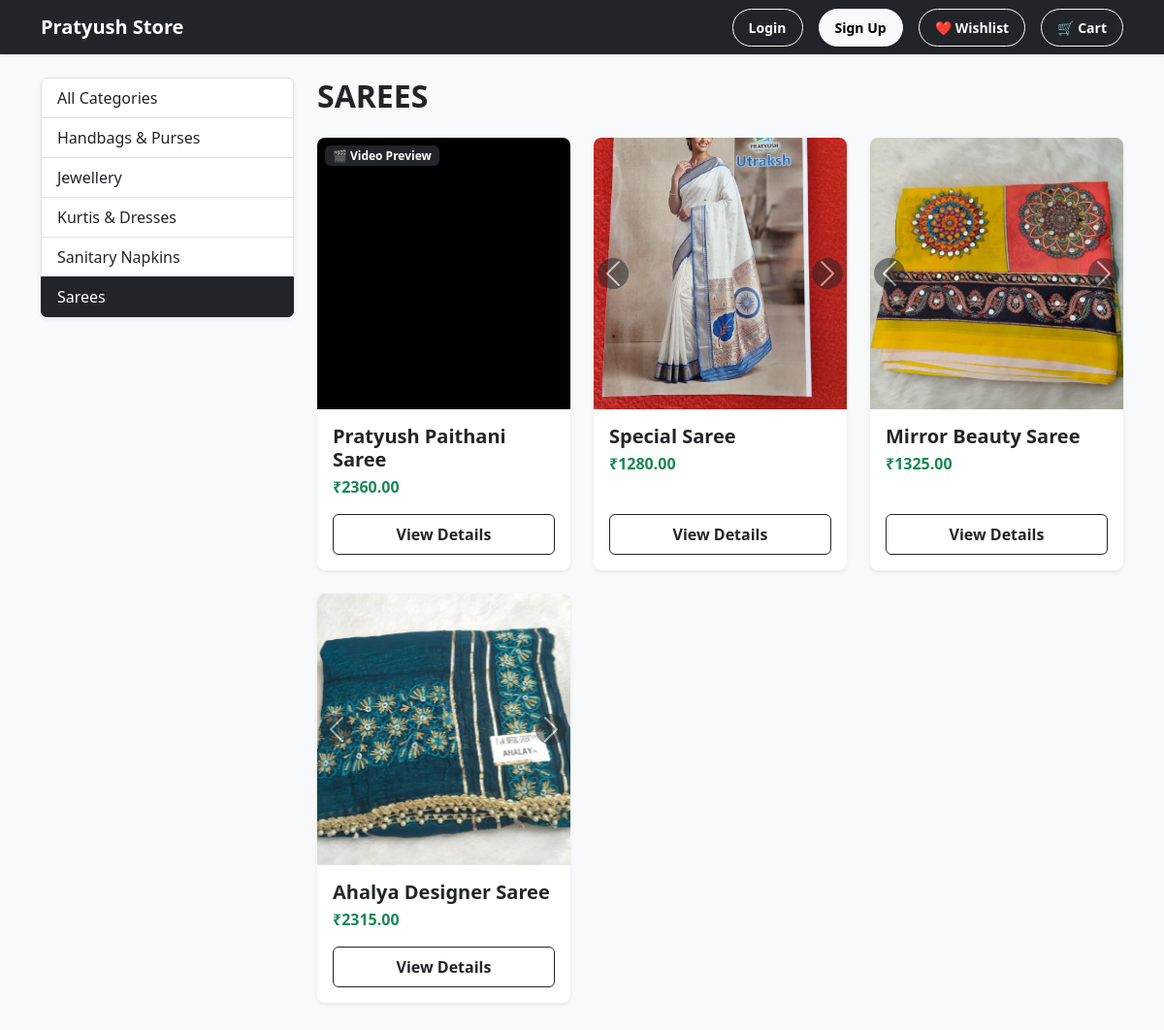
The app's page /sarees/ with its own data.
### shop/models.py (models this page shows, shortened)
class Category(models.Model):
    name = models.CharField(max_length=200)
    name_mr = models.CharField(max_length=200, blank=True, null=True)
    slug = models.SlugField(max_length=200, unique=True)
    class Meta:
        ordering = ['name']
        verbose_name = 'category'
        verbose_name_plural = 'categories'

class Product(models.Model):
    category = models.ForeignKey(Category, related_name='products', on_delete=models.CASCADE)
    name = models.CharField(max_length=200)
    slug = models.SlugField(max_length=200, unique=True)
    image = models.ImageField(upload_to='products/%Y/%m/%d', blank=True)
    video = models.FileField(upload_to='products/videos/%Y/%m/%d', blank=True, null=True, help_text="Upload a product demonstration video")
    description = models.TextField(blank=True, help_text="Write only unique details here (e.g., fabric type, design details)")
    price = models.DecimalField(max_digits=10, decimal_places=2, verbose_name="Price (₹)")
    available = models.BooleanField(default=True)
    created = models.DateTimeField(auto_now_add=True)
    updated = models.DateTimeField(auto_now=True)
    product_quality_policy = models.CharField(max_length=255, default="100% Premium Quality Guaranteed")
    shipping_policy = models.CharField(max_length=255, default="🔥 FREE SHIPPING ALL OVER INDIA 🔥")
    return_policy = models.CharField(max_length=255, default="Strict No-Return Policy applies.")
    security_measure = models.CharField(max_length=255, default="Package opening video is compulsory for any damage claims.")
    booking_contact_name = models.CharField(max_length=100, default="Manjushri")
    booking_contact_number = models.CharField(max_length=15, default="8983341944")
    additional_policies_and_notes = models.TextField(blank=True, help_text="Add any extra booking numbers or custom notices here. Each note on a new line.")
    class Meta:
        ordering = ['-created']
        indexes = [
            models.Index(fields=['id', 'slug']),
        ]

### shop/views.py (the view)
# urls.py: path('', views.product_list, name='product_list'),
def product_list(request, category_slug=None):
    category = None
    categories = Category.objects.all()
    products = Product.objects.filter(available=True)
    if category_slug:
        category = get_object_or_404(Category, slug=category_slug)
        products = products.filter(category=category)
    return render(request, 'shop/product/list.html', {
        'category': category,
        'categories': categories,
        'products': products
    })

### cart/cart.py (called while the page is built)
    def __len__(self):
        return sum(item['quantity'] for item in self.cart.values())

### cart/context_processors.py (called while the page is built)
def cart(request):
    return {'cart': Cart(request)}

### templates/shop/product/list.html (shortened to what this page needs)
{% extends "shop/base.html" %}
{% block content %}
<div class="row mt-4">
    <div class="col-md-3 mb-4">
        <div class="list-group shadow-sm">
            <a href="{% url 'shop:product_list' %}" class="list-group-item list-group-item-action {% if not category %}active bg-dark border-dark{% endif %}">
                All Categories
            </a>
            {% for c in categories %}
                <a href="{% url 'shop:product_list_by_category' c.slug %}" class="list-group-item list-group-item-action {% if category.id == c.id %}active bg-dark border-dark{% endif %}">
                    {{ c.name }}
                </a>
            {% endfor %}
        </div>
    </div>
    <div class="col-md-9">
        {% if category %}
            <h2 class="mb-4 fw-bold text-uppercase tracking-wide text-dark">{{ category.name }}</h2>
            <div class="row row-cols-1 row-cols-md-3 g-4 mb-5">
                {% for product in products %}
                    <div class="col">
                        <div class="card h-100 shadow-sm border-0 rounded-3 overflow-hidden">
                            {% if product.additional_images.all %}
                                <div id="carouselProductCategory{{ product.id }}" class="carousel slide" data-bs-ride="false" data-bs-touch="true">
                                    <div class="carousel-inner" style="height: 280px;">
                                        {% if product.image %}
                                            <div class="carousel-item active h-100">
                                                <img src="{{ product.image.url }}" class="d-block w-100 h-100" alt="{{ product.name }}" style="object-fit: cover;">
                                            </div>
                                        {% endif %}
                                    </div>
                                    <button class="carousel-control-prev" type="button" data-bs-target="#carouselProductCategory{{ product.id }}" data-bs-slide="prev">
                                        <span class="carousel-control-prev-icon bg-dark rounded-circle p-2" aria-hidden="true"></span>
                                    </button>
                                    <button class="carousel-control-next" type="button" data-bs-target="#carouselProductCategory{{ product.id }}" data-bs-slide="next">
                                        <span class="carousel-control-next-icon bg-dark rounded-circle p-2" aria-hidden="true"></span>
                                    </button>
                                </div>
                            {% elif product.image %}
                                <img src="{{ product.image.url }}" class="card-img-top" alt="{{ product.name }}" style="height: 280px; object-fit: cover;">
                            {% elif product.video %}
                                <div class="position-relative" style="height: 280px; background-color: #000;">
                                    <video class="w-100 h-100" style="object-fit: cover;" autoplay muted loop playsinline>
                                        <source src="{{ product.video.url }}" type="video/mp4">
                                    </video>
                                    <span class="badge bg-dark position-absolute top-0 start-0 m-2">🎬 Video Preview</span>
                                </div>
                            {% endif %}
                            <div class="card-body d-flex flex-column p-3">
                                <h5 class="card-title fw-bold text-dark mb-1">{{ product.name }}</h5>
                                <p class="text-success fw-bold mb-3">₹{{ product.price }}</p>
                                <a href="{% url 'shop:product_detail' product.id product.slug %}" class="btn btn-outline-dark mt-auto w-100 py-2 fw-bold">View Details</a>
                            </div>
                        </div>
                    </div>
                {% empty %}
                    <div class="col-12">
                        <p class="text-muted bg-light p-4 rounded text-center">No products found in this category yet.</p>
                    </div>
                {% endfor %}
            </div>
        {% endif %}
    </div>
</div>
{% endblock %}

### records on screen
Category: name "Handbags & Purses"
Category: name "Jewellery"
Category: name "Kurtis & Dresses"
Category: name "Sanitary Napkins"
Category: name "Sarees", name "SAREES"
Product: name "Pratyush Paithani Saree", price "2360.00"
Product: image (picture), name "Special Saree", price "1280.00"
Product: image (picture), name "Mirror Beauty Saree", price "1325.00"
Product: image (picture), name "Ahalya Designer Saree", price "2315.00"
